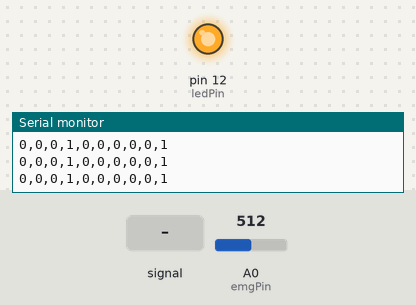
Bench run of a sketch on a simulated Arduino Uno, built with avr-gcc and run on an emulated ATmega328P. Shown: output pins drawn as LEDs (lit = HIGH), the last lines printed to the serial monitor. Dashed ring = blinking. The inputs (shaded band) are chosen by the test bench; at power-on: A0 (emgPin) = 512.

Above: at 1.2 s.
1.3 s: A0 (emgPin) fed a 200 Hz sine of ±255 counts around its level
At 3.12 s:
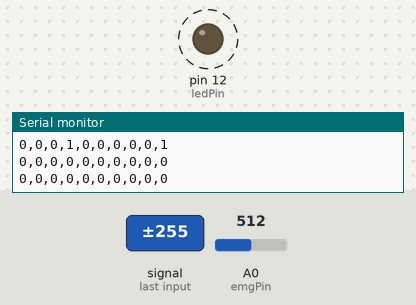
4.3 s: A0 (emgPin) set to 490
At 4.3 s:
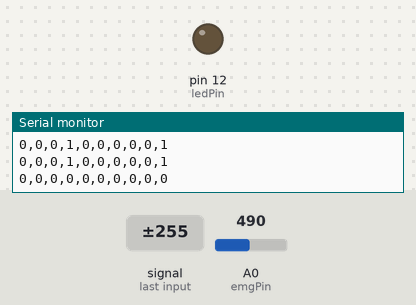
5.8 s: A0 (emgPin) set to 512
At 6.8 s:
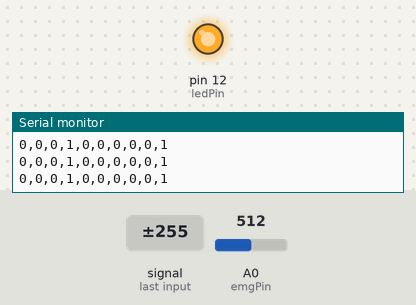
7.3 s: A0 (emgPin) set to 466
8.8 s: A0 (emgPin) set to 442
At 9.1 s:
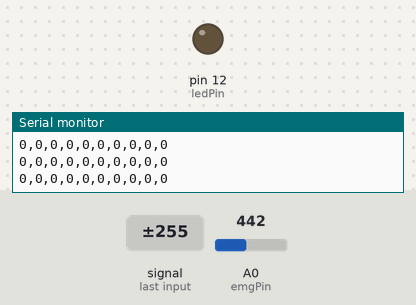
Timing chart, 0 to 11.3 s (numbered marks = the images above; inputs shaded):
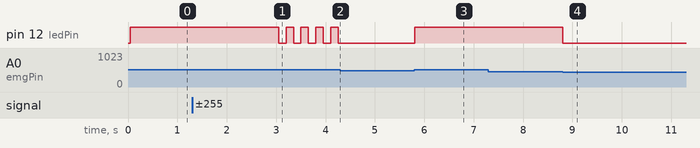

Measured:
- the behaviour switches between 500 and 501 on A0 (emgPin) (found by bisection; images 2 and 3)
- the behaviour switches between 451 and 450 on A0 (emgPin) (found by bisection; images 3 and 4)
- after the input at 1.3 s, pin 12 (ledPin): alternates HIGH for 0.15 s and LOW for 0.15 s, starting after 1.8 s
- after the input at 4.3 s, pin 12 (ledPin): stops changing and stays LOW
- after the input at 5.8 s, pin 12 (ledPin): LOW → HIGH at once
- after the input at 8.8 s, pin 12 (ledPin): HIGH → LOW at once

The sketch:

arduino_code.ino
```cpp
// pins
const int emgPin = A0;   // MyoWare analog output -> A0
const int ledPin = 12;   // LED mirrors deadman

// output
// axes[0]=x, axes[1]=y, axes[2]=z, axes[3]=yaw
int axes[4]    = {0, 0, 0, 0};

// buttons[0..5], where buttons[5] is deadman by default
int buttons[6] = {0, 0, 0, 0, 0, 0};

// ---------- EMG thresholding ----------
const int onThreshold  = 500;  // activate when EMG rises above this
const int offThreshold = 450;  // deactivate when EMG falls below this (hysteresis)

// Simple low-pass smoothing (0..1023)
// higher alpha = smoother but more lag
float emgFiltered = 0.0f;
const float alpha = 0.6f;      // 0.1-0.3 is a common starting range

bool deadmanActive = false;

unsigned long lastPrintMs = 0;
const unsigned long printPeriodMs = 50; // 20 Hz

static inline void computeOutputs(bool active) {
  // Deadman button
  buttons[5] = active ? 1 : 0;

  // LED mirrors deadman
  digitalWrite(ledPin, active ? HIGH : LOW);

  // Always zero other axes
  axes[0] = 0;  // x
  axes[1] = 0;  // y
  axes[2] = 0;  // z

  // Yaw ONLY while deadman active
  axes[3] = active ? 1 : 0;  // yaw
}

static inline void printPacket() {
  // Print EXACTLY 10 values: 4 axes + 6 buttons
  Serial.print(axes[0]);
  for (int i = 1; i < 4; i++) {
    Serial.print(",");
    Serial.print(axes[i]);
  }
  for (int i = 0; i < 6; i++) {
    Serial.print(",");
    Serial.print(buttons[i]);
  }
  Serial.println();
}

void setup() {
  pinMode(ledPin, OUTPUT);
  Serial.begin(9600);
}

void loop() {
  unsigned long now = millis();

  // Read EMG and filter
  int emgRaw = analogRead(emgPin);
  emgFiltered = alpha * emgRaw + (1.0f - alpha) * emgFiltered;

  // Threshold with hysteresis to avoid chatter
  if (!deadmanActive && emgFiltered >= onThreshold) {
    deadmanActive = true;
  } else if (deadmanActive && emgFiltered <= offThreshold) {
    deadmanActive = false;
  }

  // Print at fixed rate (20 Hz)
  if ((now - lastPrintMs) >= printPeriodMs) {
    lastPrintMs = now;

    computeOutputs(deadmanActive);
    printPacket();

    // Optional debug (comment out if your ROS parser expects exactly 10 values)
    // Serial.print(" EMGraw="); Serial.print(emgRaw);
    // Serial.print(" EMGf="); Serial.println(emgFiltered);
  }
}
```
